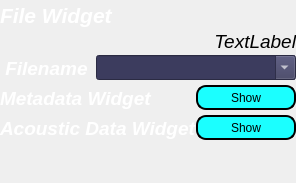
             <widget class="QWidget" name="filewidget" native="true">
              <property name="sizePolicy">
               <sizepolicy hsizetype="Minimum" vsizetype="Minimum">
                <horstretch>0</horstretch>
                <verstretch>0</verstretch>
               </sizepolicy>
              </property>
              <property name="styleSheet">
               <string notr="true"/>
              </property>
              <layout class="QHBoxLayout" name="horizontalLayout_3">
               <property name="spacing">
                <number>0</number>
               </property>
               <property name="margin">
                <number>0</number>
               </property>
               <item>
                <layout class="QVBoxLayout" name="verticalLayout_12" stretch="0,0,0,0,0,0">
                 <item>
                  <widget class="QLabel" name="label_26">
                   <property name="sizePolicy">
                    <sizepolicy hsizetype="Minimum" vsizetype="Preferred">
                     <horstretch>0</horstretch>
                     <verstretch>0</verstretch>
                    </sizepolicy>
                   </property>
                   <property name="minimumSize">
                    <size>
                     <width>0</width>
                     <height>30</height>
                    </size>
                   </property>
                   <property name="maximumSize">
                    <size>
                     <width>16777215</width>
                     <height>30</height>
                    </size>
                   </property>
                   <property name="font">
                    <font>
                     <pointsize>16</pointsize>
                     <weight>75</weight>
                     <italic>true</italic>
                     <bold>true</bold>
                    </font>
                   </property>
                   <property name="styleSheet">
                    <string notr="true">color: rgb(255, 255, 255) ;
</string>
                   </property>
                   <property name="text">
                    <string>File Widget</string>
                   </property>
                   <property name="alignment">
                    <set>Qt::AlignLeading|Qt::AlignLeft|Qt::AlignVCenter</set>
                   </property>
                  </widget>
                 </item>
                 <item>
                  <layout class="QHBoxLayout" name="horizontalLayout_35">
                   <item>
                    <widget class="QLabel" name="txt">
                     <property name="sizePolicy">
                      <sizepolicy hsizetype="Preferred" vsizetype="Preferred">
                       <horstretch>0</horstretch>
                       <verstretch>0</verstretch>
                      </sizepolicy>
                     </property>
                     <property name="font">
                      <font>
                       <pointsize>14</pointsize>
                       <italic>true</italic>
                      </font>
                     </property>
                     <property name="text">
                      <string>TextLabel</string>
                     </property>
                     <property name="alignment">
                      <set>Qt::AlignRight|Qt::AlignTrailing|Qt::AlignVCenter</set>
                     </property>
                    </widget>
                   </item>
                  </layout>
                 </item>
                 <item>
                  <layout class="QHBoxLayout" name="horizontalLayout_8">
                   <item>
                    <widget class="QLabel" name="label_20">
                     <property name="sizePolicy">
                      <sizepolicy hsizetype="Minimum" vsizetype="Preferred">
                       <horstretch>0</horstretch>
                       <verstretch>0</verstretch>
                      </sizepolicy>
                     </property>
                     <property name="minimumSize">
                      <size>
                       <width>0</width>
                       <height>30</height>
                      </size>
                     </property>
                     <property name="maximumSize">
                      <size>
                       <width>16777215</width>
                       <height>30</height>
                      </size>
                     </property>
                     <property name="font">
                      <font>
                       <pointsize>14</pointsize>
                       <weight>75</weight>
                       <italic>true</italic>
                       <bold>true</bold>
                      </font>
                     </property>
                     <property name="styleSheet">
                      <string notr="true">color: rgb(255, 255, 255) ;</string>
                     </property>
                     <property name="text">
                      <string> Filename</string>
                     </property>
                     <property name="alignment">
                      <set>Qt::AlignLeading|Qt::AlignLeft|Qt::AlignVCenter</set>
                     </property>
                    </widget>
                   </item>
                   <item>
                    <widget class="QComboBox" name="filename">
                     <property name="sizePolicy">
                      <sizepolicy hsizetype="Minimum" vsizetype="Fixed">
                       <horstretch>0</horstretch>
                       <verstretch>0</verstretch>
                      </sizepolicy>
                     </property>
                     <property name="minimumSize">
                      <size>
                       <width>200</width>
                       <height>25</height>
                      </size>
                     </property>
                     <property name="styleSheet">
                      <string notr="true">background-color: rgba(60,60,94,255);
color: rgb(255, 255, 255) ;</string>
                     </property>
                     <property name="editable">
                      <bool>true</bool>
                     </property>
                     <property name="maxVisibleItems">
                      <number>10</number>
                     </property>
                     <property name="sizeAdjustPolicy">
                      <enum>QComboBox::AdjustToContents</enum>
                     </property>
                     <property name="iconSize">
                      <size>
                       <width>8</width>
                       <height>8</height>
                      </size>
                     </property>
                    </widget>
                   </item>
                  </layout>
                 </item>
                 <item>
                  <layout class="QHBoxLayout" name="horizontalLayout_23">
                   <item>
                    <widget class="QLabel" name="label_18">
                     <property name="sizePolicy">
                      <sizepolicy hsizetype="Expanding" vsizetype="Preferred">
                       <horstretch>0</horstretch>
                       <verstretch>0</verstretch>
                      </sizepolicy>
                     </property>
                     <property name="minimumSize">
                      <size>
                       <width>0</width>
                       <height>30</height>
                      </size>
                     </property>
                     <property name="maximumSize">
                      <size>
                       <width>16777215</width>
                       <height>30</height>
                      </size>
                     </property>
                     <property name="font">
                      <font>
                       <pointsize>14</pointsize>
                       <weight>75</weight>
                       <italic>true</italic>
                       <bold>true</bold>
                      </font>
                     </property>
                     <property name="styleSheet">
                      <string notr="true">color: rgb(255, 255, 255) ;</string>
                     </property>
                     <property name="text">
                      <string>Metadata Widget</string>
                     </property>
                     <property name="alignment">
                      <set>Qt::AlignLeading|Qt::AlignLeft|Qt::AlignVCenter</set>
                     </property>
                    </widget>
                   </item>
                   <item>
                    <widget class="QPushButton" name="showhide">
                     <property name="minimumSize">
                      <size>
                       <width>100</width>
                       <height>25</height>
                      </size>
                     </property>
                     <property name="styleSheet">
                      <string notr="true">QPushButton#showhide{border: 2px solid black;
border-radius :10px;
color: rgb(0,0,0);
background-color: rgba(27,255,255,255);}
QPushButton#showhide::hover{border: 1px solid black;
font: 12pt &quot;Ubuntu&quot;;}</string>
                     </property>
                     <property name="text">
                      <string>Show</string>
                     </property>
                    </widget>
                   </item>
                  </layout>
                 </item>
                 <item>
                  <layout class="QHBoxLayout" name="horizontalLayout_24">
                   <item>
                    <widget class="QLabel" name="label_19">
                     <property name="sizePolicy">
                      <sizepolicy hsizetype="Expanding" vsizetype="Preferred">
                       <horstretch>0</horstretch>
                       <verstretch>0</verstretch>
                      </sizepolicy>
                     </property>
                     <property name="minimumSize">
                      <size>
                       <width>0</width>
                       <height>30</height>
                      </size>
                     </property>
                     <property name="maximumSize">
                      <size>
                       <width>16777215</width>
                       <height>30</height>
                      </size>
                     </property>
                     <property name="font">
                      <font>
                       <pointsize>14</pointsize>
                       <weight>75</weight>
                       <italic>true</italic>
                       <bold>true</bold>
                      </font>
                     </property>
                     <property name="styleSheet">
                      <string notr="true">color: rgb(255, 255, 255) ;
</string>
                     </property>
                     <property name="text">
                      <string>Acoustic Data Widget</string>
                     </property>
                     <property name="alignment">
                      <set>Qt::AlignLeading|Qt::AlignLeft|Qt::AlignVCenter</set>
                     </property>
                    </widget>
                   </item>
                   <item>
                    <widget class="QPushButton" name="showhide1">
                     <property name="minimumSize">
                      <size>
                       <width>100</width>
                       <height>25</height>
                      </size>
                     </property>
                     <property name="styleSheet">
                      <string notr="true">QPushButton#showhide1{border: 2px solid black;
border-radius :10px;
color: rgb(0,0,0);
background-color: rgba(27,255,255,255);}
QPushButton#showhide1:hover{border: 1px solid black;
font: 12pt &quot;Ubuntu&quot;;}</string>
                     </property>
                     <property name="text">
                      <string>Show</string>
                     </property>
                    </widget>
                   </item>
                  </layout>
                 </item>
                 <item>
                  <spacer name="verticalSpacer_3">
                   <property name="orientation">
                    <enum>Qt::Vertical</enum>
                   </property>
                   <property name="sizeHint" stdset="0">
                    <size>
                     <width>20</width>
                     <height>40</height>
                    </size>
                   </property>
                  </spacer>
                 </item>
                </layout>
               </item>
              </layout>
             </widget>
